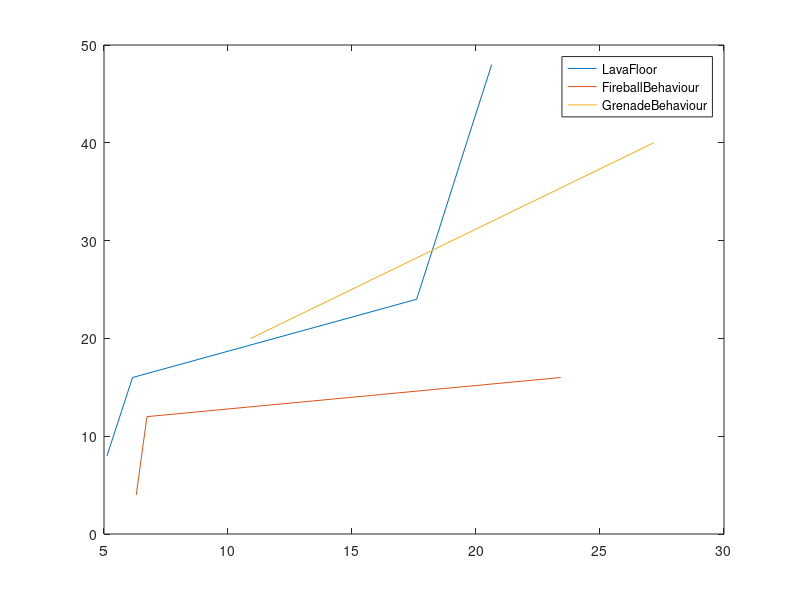

Recreate this plot in MATLAB. (Note: this script raises an error after producing the figure.)
plot([5.121, 6.149654, 17.604, 18.61743, 19.61995, 20.63288], [8, 16, 24, 32, 40, 48], [6.3, 6.732, 23.409], [4, 12, 16], [10.91906, 27.16443], [20, 40])
h = legend('LavaFloor' , 'FireballBehaviour' , 'GrenadeBehaviour' )
legend(h, 'location', 'outside')
